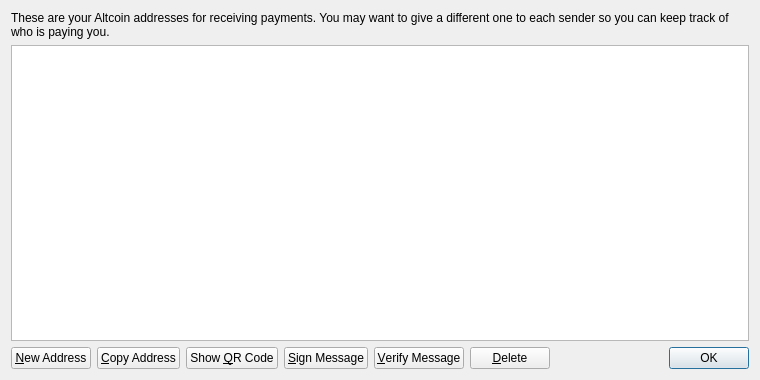
<?xml version="1.0" encoding="UTF-8"?>
<ui version="4.0">
 <class>AddressBookPage</class>
 <widget class="QWidget" name="AddressBookPage">
  <property name="geometry">
   <rect>
    <x>0</x>
    <y>0</y>
    <width>760</width>
    <height>380</height>
   </rect>
  </property>
  <property name="windowTitle">
   <string>Address Book</string>
  </property>
  <layout class="QVBoxLayout" name="verticalLayout">
   <item>
    <widget class="QLabel" name="labelExplanation">
     <property name="text">
      <string>These are your Altcoin addresses for receiving payments. You may want to give a different one to each sender so you can keep track of who is paying you.</string>
     </property>
     <property name="textFormat">
      <enum>Qt::PlainText</enum>
     </property>
     <property name="wordWrap">
      <bool>true</bool>
     </property>
    </widget>
   </item>
   <item>
    <widget class="QTableView" name="tableView">
     <property name="contextMenuPolicy">
      <enum>Qt::CustomContextMenu</enum>
     </property>
     <property name="toolTip">
      <string>Double-click to edit address or label</string>
     </property>
     <property name="tabKeyNavigation">
      <bool>false</bool>
     </property>
     <property name="alternatingRowColors">
      <bool>true</bool>
     </property>
     <property name="selectionMode">
      <enum>QAbstractItemView::SingleSelection</enum>
     </property>
     <property name="selectionBehavior">
      <enum>QAbstractItemView::SelectRows</enum>
     </property>
     <property name="sortingEnabled">
      <bool>true</bool>
     </property>
     <attribute name="verticalHeaderVisible">
      <bool>false</bool>
     </attribute>
    </widget>
   </item>
   <item>
    <layout class="QHBoxLayout" name="horizontalLayout">
     <item>
      <widget class="QPushButton" name="newAddressButton">
       <property name="toolTip">
        <string>Create a new address</string>
       </property>
       <property name="text">
        <string>&amp;New Address</string>
       </property>
       <property name="icon">
        <iconset resource="../altcoin.qrc">
         <normaloff>:/icons/add</normaloff>:/icons/add</iconset>
       </property>
      </widget>
     </item>
     <item>
      <widget class="QPushButton" name="copyToClipboard">
       <property name="toolTip">
        <string>Copy the currently selected address to the system clipboard</string>
       </property>
       <property name="text">
        <string>&amp;Copy Address</string>
       </property>
       <property name="icon">
        <iconset resource="../altcoin.qrc">
         <normaloff>:/icons/editcopy</normaloff>:/icons/editcopy</iconset>
       </property>
      </widget>
     </item>
     <item>
      <widget class="QPushButton" name="showQRCode">
       <property name="text">
        <string>Show &amp;QR Code</string>
       </property>
       <property name="icon">
        <iconset resource="../altcoin.qrc">
         <normaloff>:/icons/qrcode</normaloff>:/icons/qrcode</iconset>
       </property>
      </widget>
     </item>
     <item>
      <widget class="QPushButton" name="signMessage">
       <property name="toolTip">
        <string>Sign a message to prove you own a Altcoin address</string>
       </property>
       <property name="text">
        <string>&amp;Sign Message</string>
       </property>
       <property name="icon">
        <iconset resource="../altcoin.qrc">
         <normaloff>:/icons/edit</normaloff>:/icons/edit</iconset>
       </property>
      </widget>
     </item>
     <item>
      <widget class="QPushButton" name="verifyMessage">
       <property name="toolTip">
        <string>Verify a message to ensure it was signed with a specified Altcoin address</string>
       </property>
       <property name="text">
        <string>&amp;Verify Message</string>
       </property>
       <property name="icon">
        <iconset resource="../altcoin.qrc">
         <normaloff>:/icons/transaction_0</normaloff>:/icons/transaction_0</iconset>
       </property>
      </widget>
     </item>
     <item>
      <widget class="QPushButton" name="deleteButton">
       <property name="toolTip">
        <string>Delete the currently selected address from the list. Only sending addresses can be deleted.</string>
       </property>
       <property name="text">
        <string>&amp;Delete</string>
       </property>
       <property name="icon">
        <iconset resource="../altcoin.qrc">
         <normaloff>:/icons/remove</normaloff>:/icons/remove</iconset>
       </property>
      </widget>
     </item>
     <item>
      <spacer name="horizontalSpacer">
       <property name="orientation">
        <enum>Qt::Horizontal</enum>
       </property>
       <property name="sizeHint" stdset="0">
        <size>
         <width>40</width>
         <height>20</height>
        </size>
       </property>
      </spacer>
     </item>
     <item>
      <widget class="QDialogButtonBox" name="buttonBox">
       <property name="sizePolicy">
        <sizepolicy hsizetype="Maximum" vsizetype="Fixed">
         <horstretch>0</horstretch>
         <verstretch>0</verstretch>
        </sizepolicy>
       </property>
       <property name="standardButtons">
        <set>QDialogButtonBox::Ok</set>
       </property>
      </widget>
     </item>
    </layout>
   </item>
  </layout>
 </widget>
 <resources>
  <include location="../altcoin.qrc"/>
 </resources>
 <connections/>
</ui>
